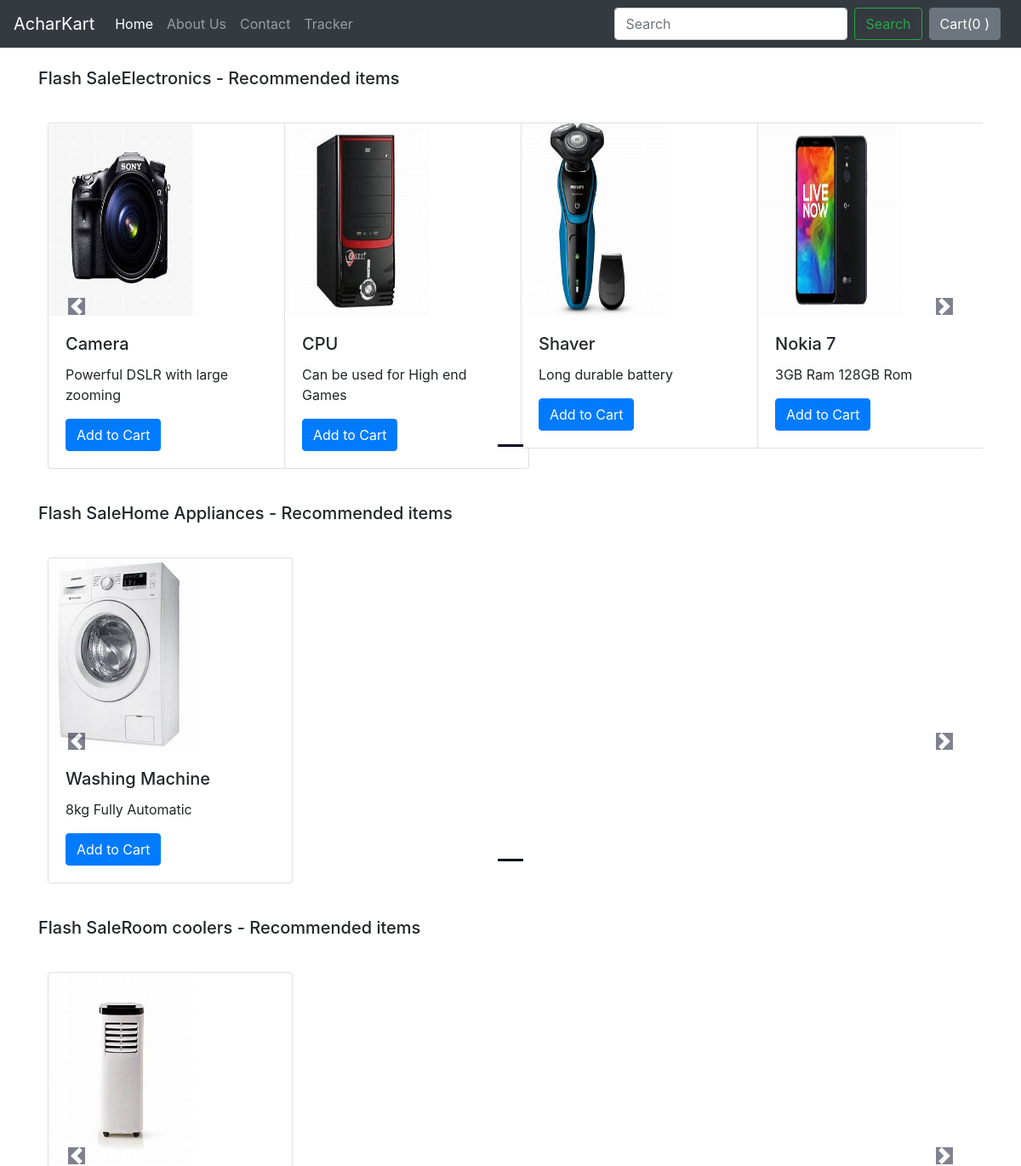
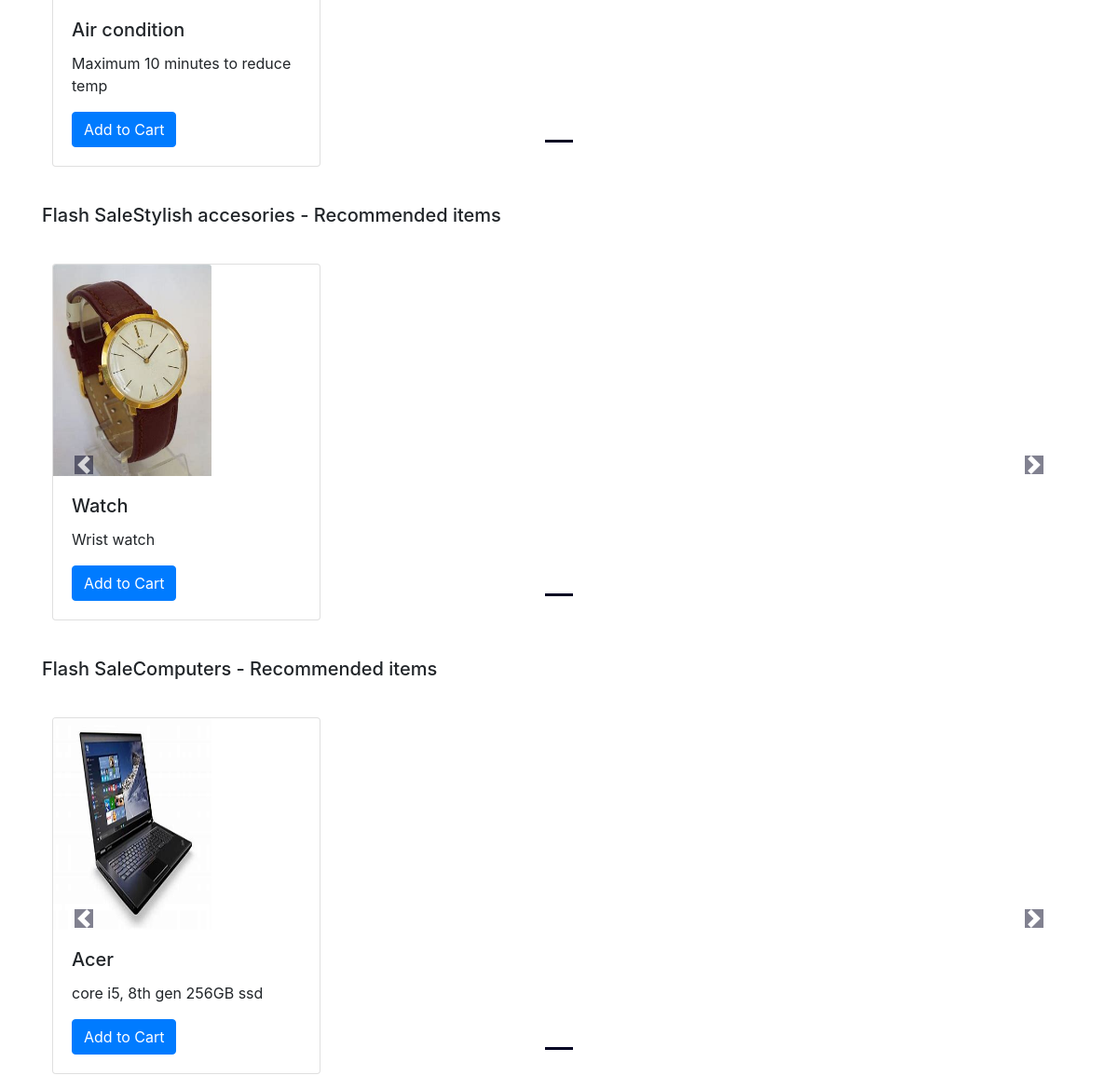
The app's page /ecomshop/ with its own data (2 pictures, top to bottom).
### ecomshop/models.py (models this page shows, shortened)
class Product(models.Model):
    product_id =   models.AutoField
    product_name = models.CharField(max_length=50)
    category  =models.CharField(max_length=50,default='')
    subcategory  =models.CharField(max_length=50,default='')
    price = models.IntegerField(default=0)
    desc = models.CharField(max_length=300)
    pub_date = models.DateField()
    image = models.ImageField(upload_to='ecomshop/images',default='')

### ecomshop/views.py (the view)
# urls.py: path('', views.index,name='Blogme'),
def index(request):
    allProds = []
    categoryprods = Product.objects.values('category','id')
    categrys = {item['category'] for item in categoryprods}
    for i in categrys:
        prod = Product.objects.filter(category=i)
        n = len(prod)
        nslides = n//4+ m.ceil((n/4)-n//4)
        allProds.append([prod,range(1,nslides),nslides])
    params = {'allProds':allProds}
    return render(request,'ecomshop/index.html',params)

### ecomshop/templates/ecomshop/index.html (shortened to what this page needs)
{% extends 'ecomshop/basic.html' %}
  {% block body %}
  {% load static %}
<div class="container">
{% for product, range, nslides in allProds %}
<h5 class="my-4">Flash Sale{{product.0.category}} - Recommended items</h5>
<div class="row">
  <div id="demo{{forloop.counter}}" class="col carousel slide my-3" data-ride='carousel'>
        <ul class="carousel-indicators">
        <li data-target="#demo{{forloop.parentloop.counter}}" data-slide-to="0" class="active"></li>
        </ul>
    <div class="container carousel-inner no-padding">
      <div class="carousel-item active">
        {%  for i in product %}
        <div class="col-xs-3 col-sm-3 col-md-3">
          <div class="card" style="width: 18rem;">
            <img src='/media/{{i.image}}'  class="card-img-top" alt="...">
            <div class="card-body">
                <h5 class="card-title">{{i.product_name}}</h5>
                <p class="card-text">{{i.desc}}</p>
                <button id="pr{{i.id}}" class="btn btn-primary cart">Add to Cart</button>
            </div>
          </div>
        </div>
        {% if forloop.counter|divisibleby:4 and forloop.counter > 0 and not forloop.last  %}
      </div><div class="carousel-item">
          {% endif %}
          {% endfor  %}
      </div>
  </div>
</div>
      <a class="carousel-control-prev" href="#demo{{forloop.counter}}" data-slide='prev'>
      <span class="carousel-control-prev-icon"></span>
      </a>
      <a class="carousel-control-next" href="#demo{{forloop.counter}}" data-slide='next'>
            <span class="carousel-control-next-icon"></span>
      </a>
    </div>
    {% endfor %}
  {% endblock %}

### ecomshop/templates/ecomshop/basic.html (shortened to what this page needs)
  <!doctype html>
<html lang="en">
  <head>
    <link rel="stylesheet" href="https://stackpath.bootstrapcdn.com/bootstrap/4.5.2/css/bootstrap.min.css">
  </head>
  <body>
    <nav class="navbar navbar-expand-lg navbar-dark bg-dark">
      <a class="navbar-brand" href="#">AcharKart</a>
      <div class="collapse navbar-collapse" id="navbarSupportedContent">
        <ul class="navbar-nav mr-auto">
          <li class="nav-item active">
            <a class="nav-link" href="#">Home <span class="sr-only">(current)</span></a>
          </li>
          <li class="nav-item">
            <a class="nav-link" href="/ecomshop/about">About Us</a>
          </li>
          <li class="nav-item">
            <a class="nav-link" href="/ecomshop/contact">Contact</a>
          </li>
          <li class="nav-item">
            <a class="nav-link" href="/ecomshop/tracker">Tracker</a>
          </li>
        </ul>
        <form class="form-inline my-2 my-lg-0">
          <input class="form-control mr-sm-2" type="search" placeholder="Search" aria-label="Search">
          <button class="btn btn-outline-success my-2 my-sm-0" type="submit">Search</button>
        </form>
        <button type="button" class="btn btn-secondary mx-2" id="popcart" data-container="body" data-toggle="popover" data-placement="bottom" data-html="true" data-content="Vivamus
sagittis lacus vel augue laoreet rutrum faucibus.">
Cart(<span id="cart">0 </span>)
</button>
      </div>
    </nav>
{% block body %}  {% endblock %}
  </body>
</html>

### records on screen
Product: category "Electronics", image (picture), product_name "Camera", desc "Powerful DSLR with large zooming"
Product: image (picture), product_name "CPU", desc "Can be used for High end Games"
Product: image (picture), product_name "Shaver", desc "Long durable battery"
Product: image (picture), product_name "Nokia 7", desc "3GB Ram 128GB Rom"
Product: category "Home Appliances", image (picture), product_name "Washing Machine", desc "8kg Fully Automatic"
Product: category "Room coolers", image (picture), product_name "Air condition", desc "Maximum 10 minutes to reduce temp"
Product: category "Stylish accesories", image (picture), product_name "Watch", desc "Wrist watch"
Product: category "Computers", image (picture), product_name "Acer", desc "core i5, 8th gen 256GB ssd"
